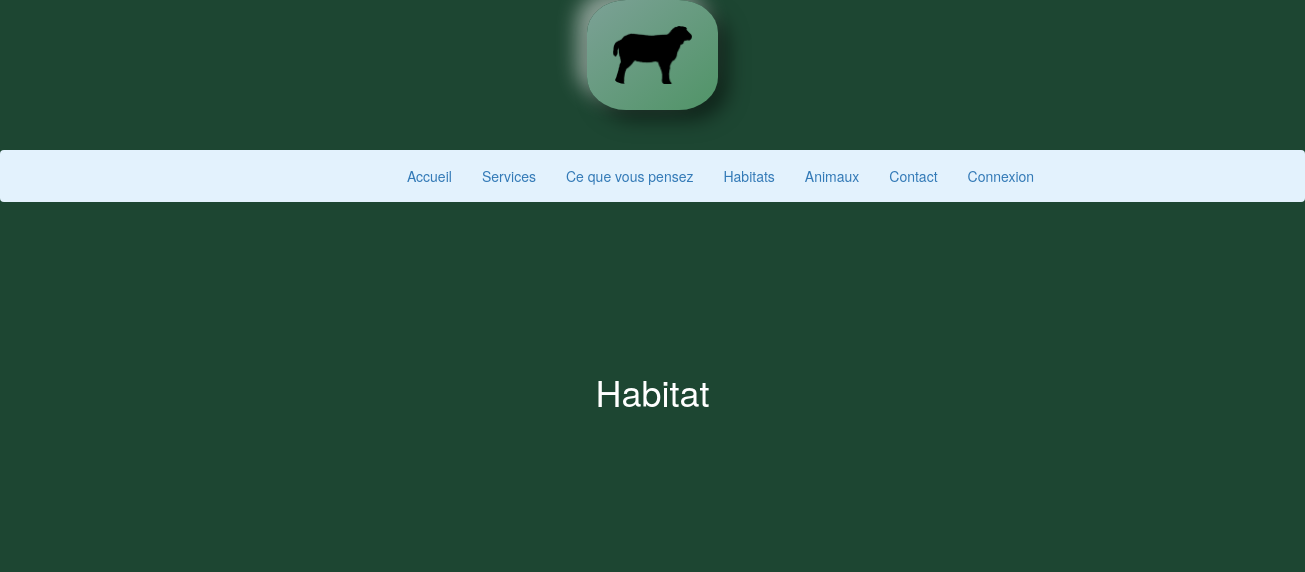
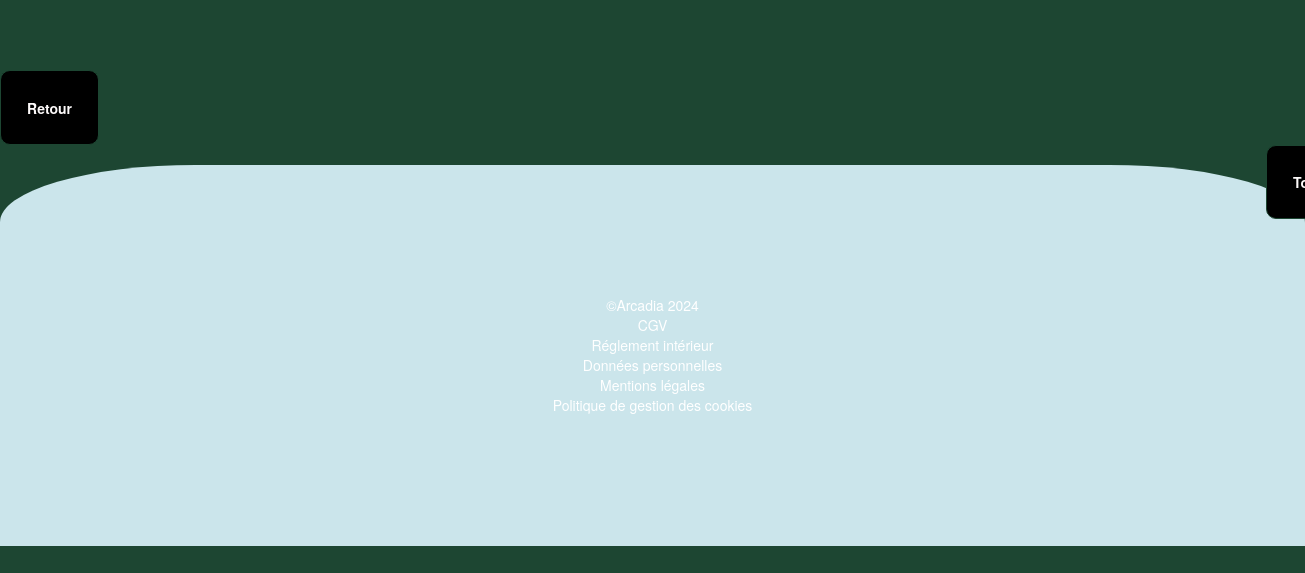
Page /php/habitat.php on the earlier database version (2 pictures, top to bottom).
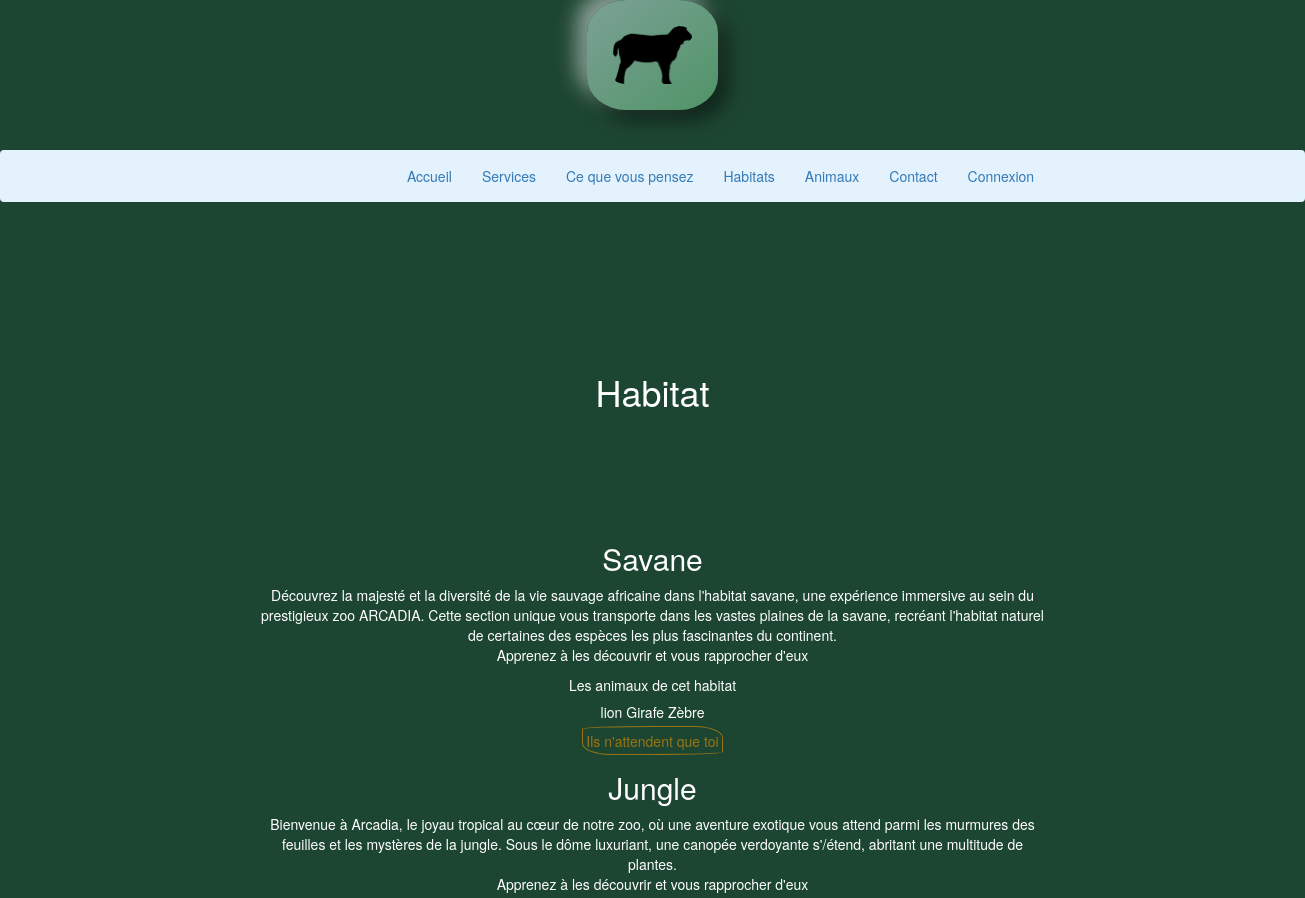
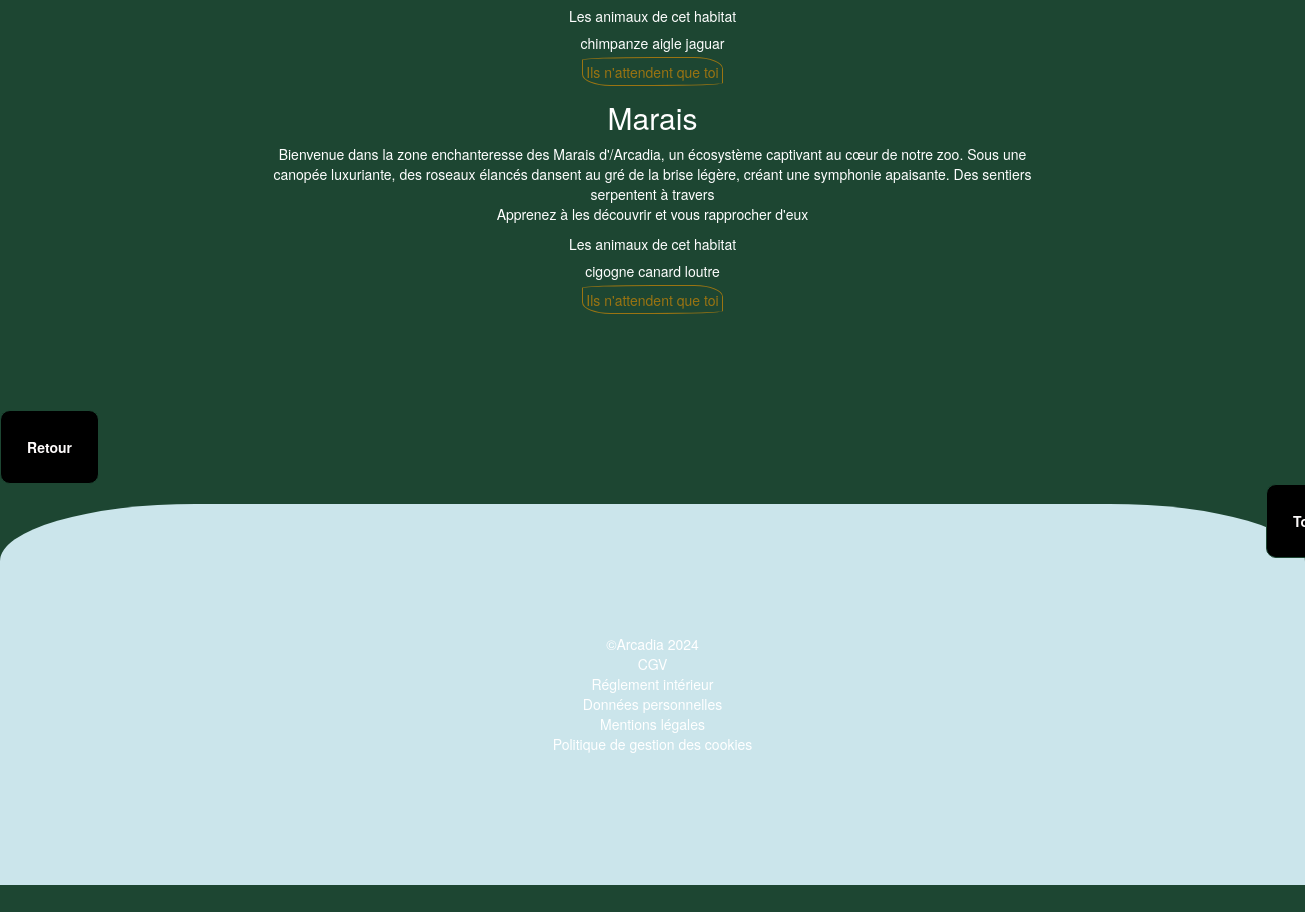
Same page on the later database version (2 pictures, top to bottom).
### tables this page shows
CREATE TABLE  `habitat` (
  `id` int NOT NULL AUTO_INCREMENT,
  `nom` varchar(255) NOT NULL,
  `descriptionHabitat` varchar(10000) NOT NULL,
  `animaux` varchar(255) DEFAULT NULL,
  `validate` binary(1) NOT NULL DEFAULT '0',
  PRIMARY KEY (`id`),
  UNIQUE KEY `animaux` (`animaux`)
);

### php/habitat.php (the view, shortened to what this page needs)
<!DOCTYPE html>
<html lang="fr">
<head>
    <link rel="stylesheet" href="https://maxcdn.bootstrapcdn.com/bootstrap/3.4.1/css/bootstrap.min.css">
    <link rel="stylesheet" type="text/css" href="../css/styles.css" />
</head>
<body class='vitrine-accueil'>
    <?php include "_partial/header.php"; ?>
    <br>
    <?php include "_partial/navbar.php"; ?>
    <br>
    <h1>Habitat</h1>
    <?php
    require('connexion.php');
    $query = "SELECT * FROM habitat WHERE validate = 1 ORDER BY id DESC";
    $result = mysqli_query($conn, $query);
    $row = mysqli_fetch_all($result, MYSQLI_ASSOC);
    ?>
    <?php foreach ($row as $row) : ?>
        <h2><?php echo $row['nom']; ?></h2>
        <p class="description-habitat"><?php echo $row['descriptionHabitat']; ?></p>
        <p>Apprenez à les découvrir et vous rapprocher d'eux</p>
        <div class="card_habitat" style="max-width: 18rem;">
            <div class="card-header">Les animaux de cet habitat</div>
            <div class="card-body">
                <h5 class="card-title"><?php echo $row['animaux']; ?></h5>
                <?php if (strpos($row['animaux'], 'lion') !== false) : ?>
                    <a class="btn_habitat" id="savane" href="savane.php">Ils n'attendent que toi</a>
                <?php elseif (strpos($row['animaux'], 'girafe') !== false) : ?>
                    <a id="savane" href="savane.php" class="btn_habitat">Ils n'attendent que toi</a>
                <?php elseif (strpos($row['animaux'], 'zèbre') !== false) : ?>
                    <a id="savane" href="savane.php" class="btn_habitat">Ils n'attendent que toi</a>
                <?php elseif (strpos($row['animaux'], 'chimpanze') !== false) : ?>
                    <a id="jungle" href="jungle.php" class="btn_habitat">Ils n'attendent que toi</a>
                <?php elseif (strpos($row['animaux'], 'aigle') !== false) : ?>
                    <a id="jungle" href="jungle.php" class="btn_habitat">Ils n'attendent que toi</a>
                <?php elseif (strpos($row['animaux'], 'jaguar') !== false) : ?>
                    <a id="jungle" href="jungle.php" class="btn_habitat">Ils n'attendent que toi</a>
                <?php elseif (strpos($row['animaux'], 'cigogne') !== false) : ?>
                    <a id="marais" href="marais.php" class="btn_habitat">Ils n'attendent que toi</a>
                <?php elseif (strpos($row['animaux'], 'canard') !== false) : ?>
                    <a id="marais" href="marais.php" class="btn_habitat">Ils n'attendent que toi</a>
                <?php elseif (strpos($row['animaux'], 'loutre') !== false) : ?>
                    <a id="marais" href="marais.php" class="btn_habitat">Ils n'attendent que toi</a>
                <?php else : echo 'Pas en habitat naturel'; ?>
                <?php endif; ?>
            </div>
        </div>
    <?php endforeach; ?>
    <br><br>
    <?php include "_partial/footer.php"; ?>
    <br>
</body>
</html>

Differences in the rows shown:
added habitat: nom "Savane", descriptionHabitat "Découvrez la majesté et la diversité de la vie sauvage africaine dans l'habitat savane, une expérience immersive au sein du prestigieux zoo ARCADIA. Cette section unique vous transporte dans les vastes plaines de la savane, recréant l'habitat naturel de certaines des espèces les plus fascinantes du continent.", animaux "lion Girafe Zèbre", shows "Ils n'attendent que toi"
added habitat: nom "Jungle", descriptionHabitat "Bienvenue à Arcadia, le joyau tropical au cœur de notre zoo, où une aventure exotique vous attend parmi les murmures des feuilles et les mystères de la jungle. Sous le dôme luxuriant, une canopée verdoyante s'/étend, abritant une multitude de plantes.", animaux "chimpanze aigle jaguar", shows "Ils n'attendent que toi"
added habitat: nom "Marais", descriptionHabitat "Bienvenue dans la zone enchanteresse des Marais d'/Arcadia, un écosystème captivant au cœur de notre zoo. Sous une canopée luxuriante, des roseaux élancés dansent au gré de la brise légère, créant une symphonie apaisante. Des sentiers serpentent à travers", animaux "cigogne canard loutre", shows "Ils n'attendent que toi"
